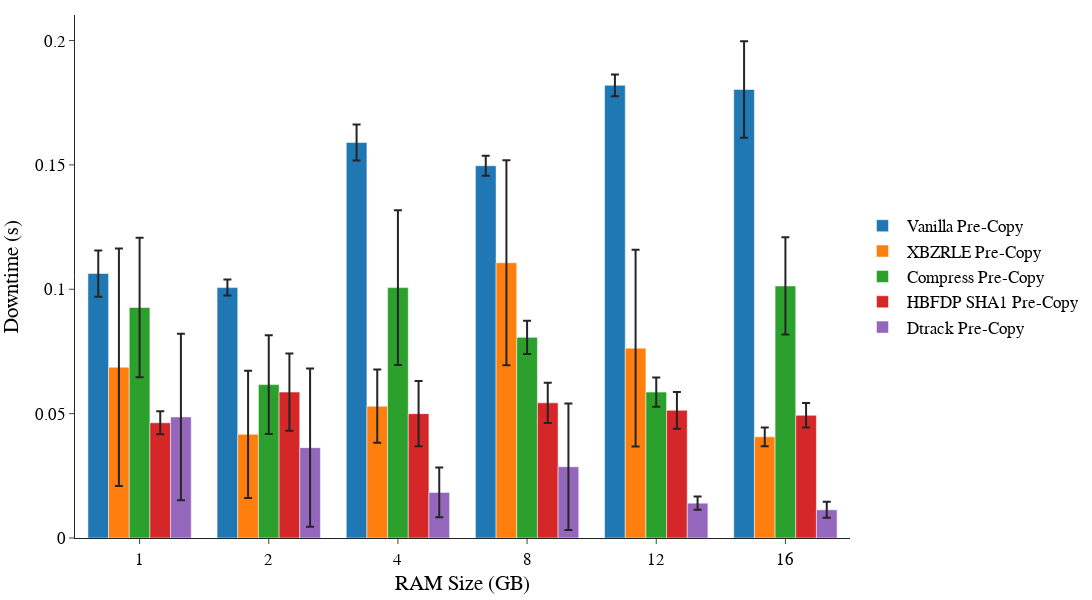

The code cell stored with this chart in its notebook:
### Code cell
mig_time_plot("Downtime", "Downtime (s)", "Memcached",
              ['Vanilla', 'XBZRLE', 'Compress', 'HBFDP_SHA1', 'Dtrack'], "V-X-C-HS1-D")

### Figure 1 — Plotly figure (JSON) as saved in the notebook; plotly's stock layout.template omitted (floating-point values rounded to 4 significant figures)
{"data": [{"error_y": {"array": [0.009292, 0.003215, 0.007211, 0.004041, 0.004359, 0.01943], "type": "data"}, "name": " Vanilla Pre-Copy", "x": ["1", "2", "4", "8", "12", "16"], "y": [0.1063, 0.1007, 0.159, 0.1497, 0.182, 0.1803], "type": "bar"}, {"error_y": {"array": [0.04772, 0.02558, 0.01473, 0.04119, 0.03955, 0.003786], "type": "data"}, "name": " XBZRLE Pre-Copy", "x": ["1", "2", "4", "8", "12", "16"], "y": [0.06867, 0.04167, 0.053, 0.1107, 0.07633, 0.04067], "type": "bar"}, {"error_y": {"array": [0.02802, 0.01986, 0.03113, 0.006658, 0.005859, 0.01955], "type": "data"}, "name": " Compress Pre-Copy", "x": ["1", "2", "4", "8", "12", "16"], "y": [0.09267, 0.06167, 0.1007, 0.08067, 0.05867, 0.1013], "type": "bar"}, {"error_y": {"array": [0.004619, 0.0155, 0.01311, 0.008083, 0.007371, 0.004933], "type": "data"}, "name": " HBFDP SHA1 Pre-Copy", "x": ["1", "2", "4", "8", "12", "16"], "y": [0.04633, 0.05867, 0.05, 0.05433, 0.05133, 0.04933], "type": "bar"}, {"error_y": {"array": [0.03347, 0.03182, 0.01002, 0.02542, 0.002646, 0.003215], "type": "data"}, "name": " Dtrack Pre-Copy", "x": ["1", "2", "4", "8", "12", "16"], "y": [0.04867, 0.03633, 0.01833, 0.02867, 0.014, 0.01133], "type": "bar"}], "layout": {"barmode": "group", "xaxis": {"title": {"text": "RAM Size (GB)", "standoff": 8}}, "yaxis": {"title": {"text": "Downtime (s)", "standoff": 10}}, "font": {"family": "Arial", "size": 17.2, "color": "black"}, "margin": {"t": 15, "r": 10, "l": 70, "b": 45, "autoexpand": true}, "legend": {"orientation": "v", "yanchor": "middle", "y": 0.5, "xanchor": "right", "x": 1.3}, "width": 1200, "height": 600}}
